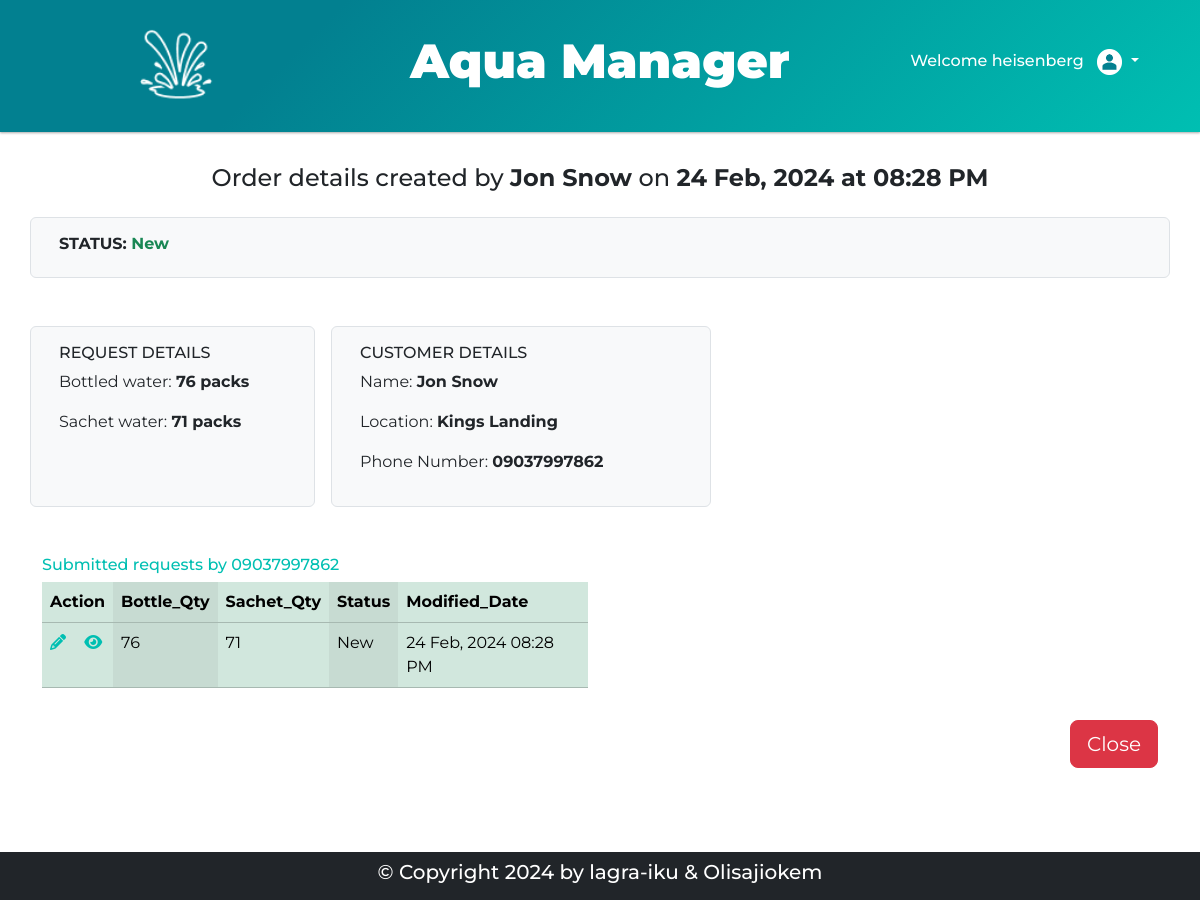
The page /display/2 (signed in) on the database its author committed.
### models.py (models this page shows, shortened)
class Requests(db.Model):
    id = db.Column(db.Integer, primary_key=True, autoincrement=True)
    name = db.Column(db.String(255), nullable=False)
    location = db.Column(db.String(255), nullable=False)
    phonenum = db.Column(db.String(30), nullable=False)
    bottle_qty = db.Column(db.Integer)
    sachet_qty = db.Column(db.Integer)
    created_date = db.Column(db.DateTime, default=datetime.utcnow)
    modified_date = db.Column(db.DateTime, default=datetime.utcnow, onupdate=datetime.utcnow)
    status = db.Column(db.String(255), default='New')

### routes.py (the view)
@main_bp.route('/display/<int:id>', methods=['GET', 'POST'])
def display_entry(id):
    username = session.get('username')
    request_to_display = Requests.query.get_or_404(id)
    phonenum = request_to_display.phonenum
    related_requests = Requests.query.filter_by(phonenum=phonenum).all()
    return render_template('request/display.html', x=request_to_display, req=related_requests, username=username)

### templates/request/display.html (shortened to what this page needs)
{% extends 'index.html' %}
{% block content %}
<div class="container mb-5 pt-3 height80">
    <h4 class="text-center">Order details created by <span class="fw-bold text-capitalize">{{ x.name }}</span> on <span class="fw-bold">{{ x.created_date.strftime('%d %b, %Y at %I:%M %p') }}</span></h4>
    <div class="row p-3 mt-4 border bg-light rounded">
        <h6 class="fw-bolder">STATUS: <span class="text-success">{{ x.status }}</span></h6>
    </div>
    <div class="row my-5">
        <div class="col-sm-3 border bg-light rounded me-3">
            <div class="p-3">
                <h6>REQUEST DETAILS</h6>
                <p>Bottled water: <span class="fw-bolder">{{ x.bottle_qty }} packs</span></p>
                <p>Sachet water: <span class="fw-bolder">{{ x.sachet_qty }} packs</span></p>
            </div>
        </div>
        <div class="col-sm-4 border bg-light rounded me-3">
            <div class="p-3">
                <h6>CUSTOMER DETAILS</h6>
                <p>Name: <span class="fw-bolder text-capitalize">{{ x.name }}</span></p>
                <p>Location: <span class="fw-bolder text-capitalize">{{ x.location }}</span></p>
                <p>Phone Number: <span class="fw-bolder">{{ x.phonenum }}</span></p>
            </div>
        </div>
    </div>
    <div class="row">
        <h6 class="txt-teal">Submitted requests by {{ x.phonenum }}</h6>
        <div class="table-responsive col-sm-6">
            <table class="table table-success table-striped-columns">
                <thead>
                    <tr>
                        <th scope="col-sm-1">Action</th>
                        <th scope="col-sm-1">Bottle_Qty</th>
                        <th scope="col-sm-1">Sachet_Qty</th>
                        <th scope="col-sm-2">Status</th>
                        <th scope="col-sm-2">Modified_Date</th>
                    </tr>
                    </thead>
                    <tbody>
                    {% for item in req %}
                    <tr>
                        <th scope="row">
                        <a class="" href="{{ url_for('main.edit_request', id=item.id ) }}"><i class="fa-solid fa-pencil txt-teal"></i></a>&nbsp; &nbsp;
                        <a class="" href="{{ url_for('main.display_entry', id=item.id) }}"><i class="fa-solid fa-eye txt-teal"></i></a>
                        </th>
                        <td>{{ item.bottle_qty }}</td>
                        <td>{{ item.sachet_qty }}</td>
                        <td>{{ item.status }}</td>
                        <td>{{ item.modified_date.strftime('%d %b, %Y %I:%M %p') }}</td>
                    </tr>
                    {% endfor %}
                    </tbody>
            </table>
        </div>
        <div class="d-grid gap-2 mt-3 d-md-flex justify-content-md-end">
            <a class="btn btn-danger btn-lg" href="{{ url_for('main.new') }}" role="button">Close</a>
        </div>
</div>
{% endblock %}

### static/styles/style.css (style rules this page uses)
:root { --pricolor: #00bfb2; --seccolor: #00616e; }
.txt-teal { color: var(--pricolor); }
body { font-family: "Montserrat", Verdana, Geneva, Tahoma, sans-serif; }
.height80 { min-height: 80vh; }

### rows shown on the page
Requests: name "Jon Snow", created_date "24 Feb, 2024 at 08:28 PM", status "New", bottle_qty "76", sachet_qty "71", location "Kings Landing", phonenum "09037997862", modified_date "24 Feb, 2024 08:28 PM"

### other values the page prints
{{ username }} "heisenberg"
